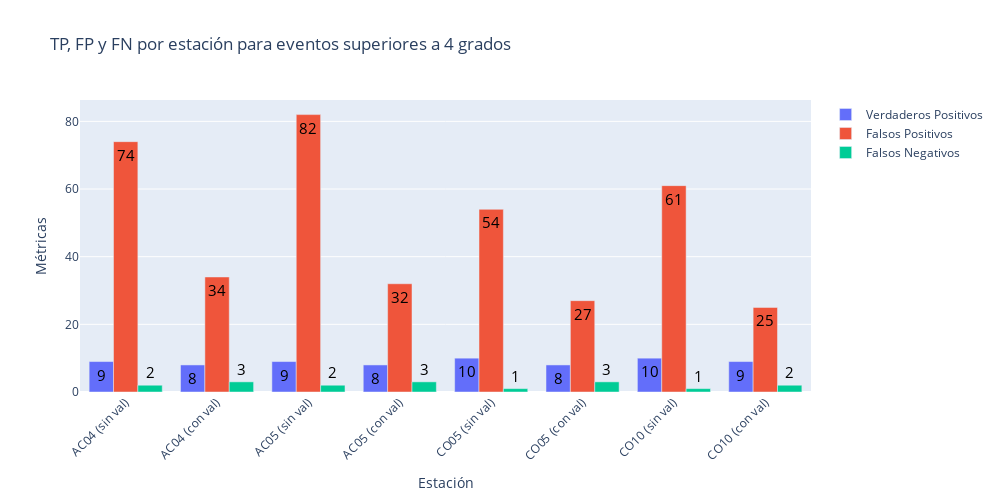

This figure's notebook cell:
### Markdown cell above
## 5.2. Plot de las métricas TP, FN y FP antes y después de la validación

### Code cell
resultados_totales = []

for before, after in zip(results_no_val, results_with_val):
    before = before.copy()
    before['identificador'] += ' (sin val)'
    resultados_totales.append(before)

    after = after.copy()
    after['identificador'] += ' (con val)'
    resultados_totales.append(after)


plot_bar(resultados_totales, titles[3])
plot_differences_amount(results_no_val, results_with_val, titles[3], plot_metrics=False)
plot_differences_bar(results_no_val, results_with_val, titles[3],plot_metrics=False)
plot_differences_scatter(results_no_val, results_with_val,titles[3], plot_metrics=False)

### Figure 1 — Plotly figure (JSON) as saved in the notebook; plotly's stock layout.template omitted (floating-point values rounded to 4 significant figures)
{"data": [{"name": "Verdaderos Positivos", "text": ["9", "8", "9", "8", "10", "8", "10", "9"], "textfont": {"color": "black", "size": 15}, "type": "bar", "x": ["AC04 (sin val)", "AC04 (con val)", "AC05 (sin val)", "AC05 (con val)", "CO05 (sin val)", "CO05 (con val)", "CO10 (sin val)", "CO10 (con val)"], "y": [9, 8, 9, 8, 10, 8, 10, 9]}, {"name": "Falsos Positivos", "text": ["74", "34", "82", "32", "54", "27", "61", "25"], "textfont": {"color": "black", "size": 15}, "type": "bar", "x": ["AC04 (sin val)", "AC04 (con val)", "AC05 (sin val)", "AC05 (con val)", "CO05 (sin val)", "CO05 (con val)", "CO10 (sin val)", "CO10 (con val)"], "y": [74, 34, 82, 32, 54, 27, 61, 25]}, {"name": "Falsos Negativos", "text": ["2", "3", "2", "3", "1", "3", "1", "2"], "textfont": {"color": "black", "size": 15}, "type": "bar", "x": ["AC04 (sin val)", "AC04 (con val)", "AC05 (sin val)", "AC05 (con val)", "CO05 (sin val)", "CO05 (con val)", "CO10 (sin val)", "CO10 (con val)"], "y": [2, 3, 2, 3, 1, 3, 1, 2]}], "layout": {"barmode": "group", "height": 500, "title": {"text": "TP, FP y FN por estación para eventos superiores a 4 grados"}, "width": 1000, "xaxis": {"tickangle": -45, "title": {"text": "Estación"}}, "yaxis": {"title": {"text": "Métricas"}}}}
